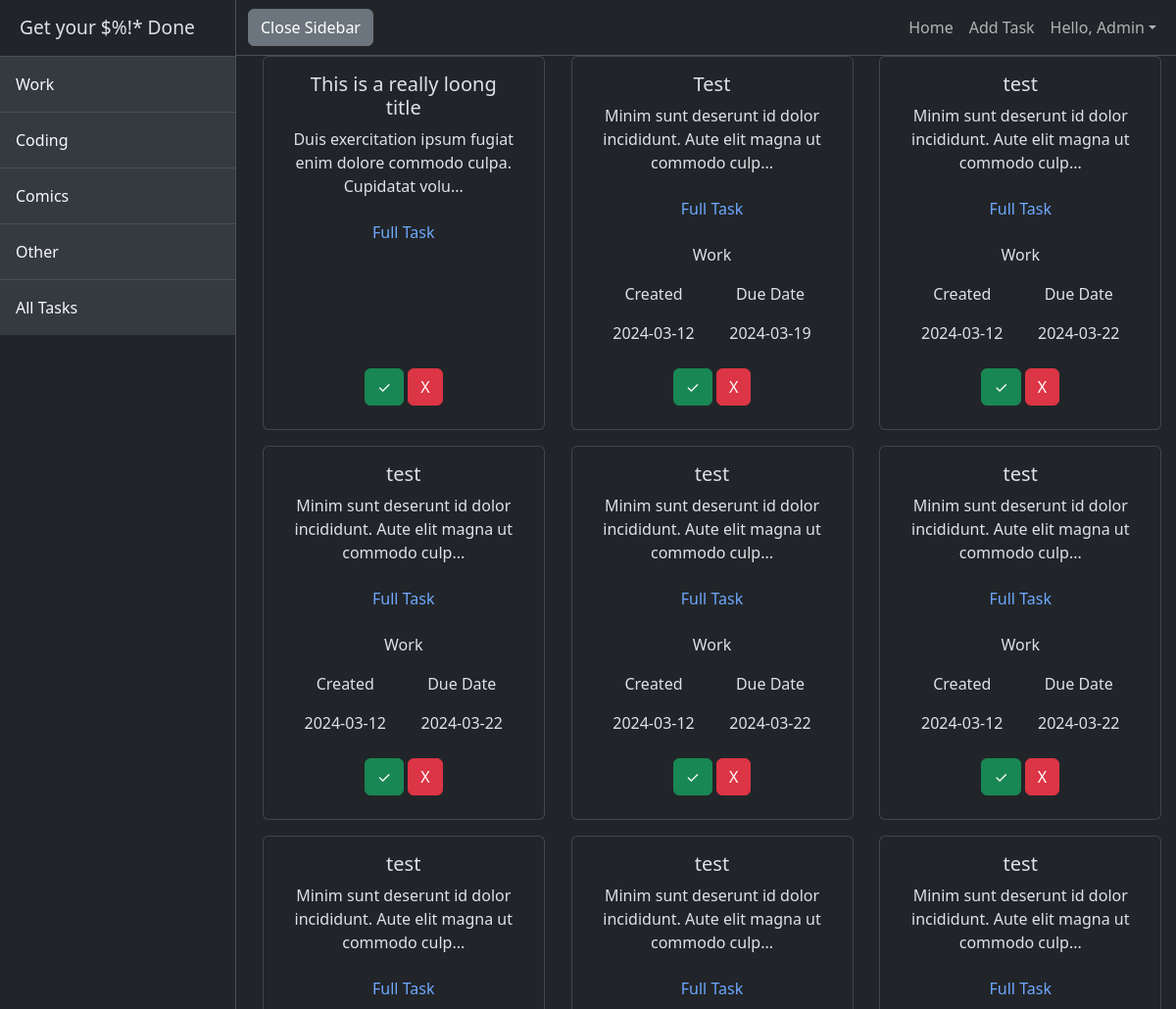
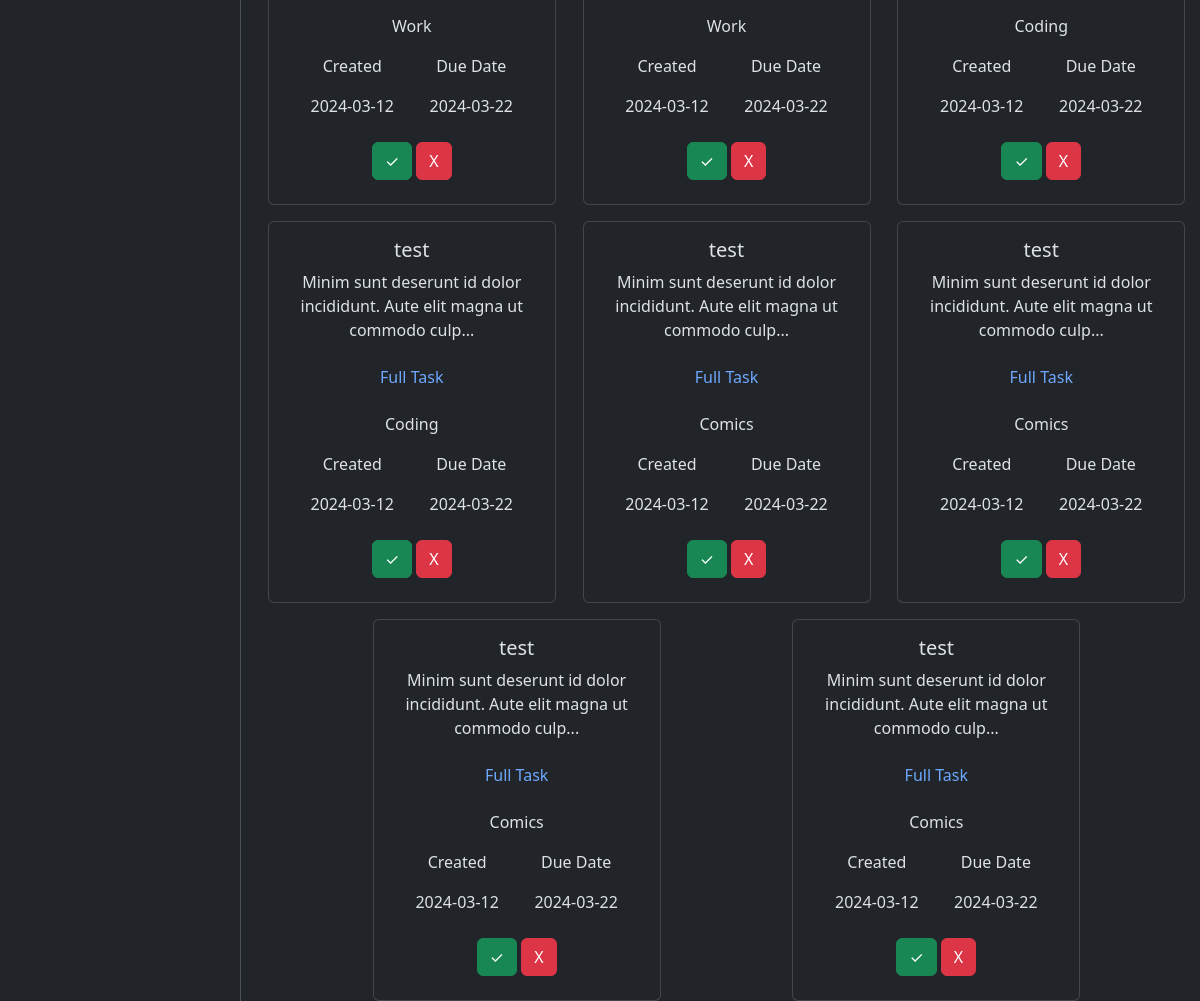
Screenshot of / (signed in) with the database file from the repository (2 pictures, top to bottom).
### main.py (models this page shows)
class User(db.Model, UserMixin):
    __tablename__ = 'user'
    id = db.Column(db.Integer, primary_key=True)
    email = db.Column(db.String(100), nullable=False, unique=True)
    password = db.Column(db.String(100))
    first_name = db.Column(db.String(250), nullable=False)

class Task(db.Model):
    __tablename__ = 'task'
    id = db.Column(db.Integer, primary_key=True)
    user_id = db.Column(db.Integer, db.ForeignKey('user.id'), nullable=False)
    title = db.Column(db.String(250), nullable=False)
    content = db.Column(db.String(1000))
    due = db.Column(db.String(250))
    date_created = db.Column(db.DateTime, default=datetime.now)
    category = db.Column(db.String(250), nullable=False)
    completed = db.Column(db.Boolean)

### main.py (the view)
@app.route('/')
def home():
    week_from_now = datetime.now() + timedelta(days=7)
    print(week_from_now)
    if current_user.is_authenticated:
        tasks = db.session.query(Task).filter(Task.completed == False, Task.user_id == current_user.id, Task.due <= week_from_now)
    else:
        tasks = ''
    return render_template('index.html', tasks=tasks )

### main.py (called while the page is built)
@login_manager.user_loader
def load_user(user_id):
    return db.get_or_404(User, user_id)

### templates/index.html (shortened to what this page needs)
{% extends "base.html" %}
{% block content %}
{% if not current_user.is_authenticated %}
    <div class="container-fluid">
        <h1>You need to Sign In or Sign Up</h1>
        <p>To see tasks, please log in.</p>
        <a href="{{url_for('login')}}" class="btn btn-primary">Sign In</a>
        <a href="{{url_for('register')}}" class="btn btn-primary">Register</a>
    </div>
{% else %}
<div class="ml-0 row justify-content-evenly gy-3" style=" margin-left: 0 !important;">
    {% for task in tasks  %}
    <div class="card text-center" style="width: 18rem;">
        <div class="card-body">
          <h5 class="card-title">{{task.title|truncate(25, True)}}</h5>
          <p class="card-text">
            {{task.content|truncate(75, True)}}
          </p>
          <a href="{{url_for('get_task', task_id = task.id)}}" class="btn btn-link text-decoration-none ">Full Task</a>
        </div>
        <div class="container-fluid mb-4">
            {% if task.category %}
            <p class="card-text">{{task.category.title()}}</p>
            <div class="d-flex mb-4">
                <div class="container">
                    <p class="card-text">Created</p>
                    <p class="card-text">{{task.date_created.strftime("%Y-%m-%d")}}</p>
                </div>
                <div class="container">
                    <p class="card-text">Due Date</p>
                    <p class="card-text">{{task.due}}</p>
                </div>
            </div>
            {% endif %}
            {% if not task.completed %}
                <a href="{{url_for('complete', task_id = task.id)}}" class="btn btn-success">✓</a>
            {% else %}
                <a href="{{url_for('incomplete', task_id = task.id)}}" class="btn btn-secondary">✓</a>
            {% endif %}
            <a href="{{url_for('delete', task_id=task.id, return_route='completed')}}" class="btn btn-danger" onclick="return confirm('Are you sure you want to delete this task?\n\n Title: {{task.title}}')" type='button'>X</a>
        </div>
    </div>
    {% endfor %}
</div>
{% endif %}
{% endblock %}

### templates/base.html (shortened to what this page needs)
<!DOCTYPE html>
<html lang="en" data-bs-theme="dark">
    <head>
        {% block styles%}
        <link href="{{ url_for('static', filename='css/custom_styles.css') }}" rel="stylesheet" />
        <link href="{{ url_for('static', filename='css/styles.css') }}" rel="stylesheet" />
        <link href="https://cdn.jsdelivr.net/npm/bootstrap@5.3.3/dist/css/bootstrap.min.css" rel="stylesheet">
        {% endblock %}
    </head>
    <body>
        <div class="d-flex" id="wrapper">
            <div class="border-end bg-dark" id="sidebar-wrapper">
                <div class="sidebar-heading border-bottom bg-dark">Get your $%!* Done</div>
                <div class="list-group list-group-flush">
                    <a class="list-group-item list-group-item-action list-group-item-light p-3" href="{{url_for('work')}}">Work</a>
                    <a class="list-group-item list-group-item-action list-group-item-light p-3" href="{{url_for('coding')}}">Coding</a>
                    <a class="list-group-item list-group-item-action list-group-item-light p-3" href="{{url_for('comics')}}">Comics</a>
                    <a class="list-group-item list-group-item-action list-group-item-light p-3" href="{{url_for('other')}}">Other</a>
                    <a class="list-group-item list-group-item-action list-group-item-light p-3" href="{{url_for('all')}}">All Tasks</a>
                </div>
            </div>
            <div id="page-content-wrapper">
                <nav class="navbar navbar-expand-lg navbar-light bg-dark border-bottom">
                    <div class="container-fluid">
                        <button class="btn btn-secondary" id="sidebarToggle"
                        onclick="
                            document.getElementById('sidebarToggle').innerHTML = document.body.classList.contains('sb-sidenav-toggled') ? 'Close Sidebar' : 'Open Sidebar'
                        "
                        >Close Sidebar</button>
                        <div class="collapse navbar-collapse" id="navbarSupportedContent">
                            <ul class="navbar-nav ms-auto mt-2 mt-lg-0">
                                <li class="nav-item active"><a class="nav-link" href="{{url_for('home')}}">Home</a></li>
                                {% if not current_user.is_authenticated %}
                                    <li class="nav-item"><a href="{{url_for('login')}}" class="nav-link">Log In</a></li>
                                {% else %}
                                    <li class="nav-item"><a href="{{url_for('add_task')}}" class="nav-link">Add Task</a></li>
                                    <li class="nav-item dropdown">
                                        <a class="nav-link dropdown-toggle" id="navbarDropdown" href="#" role="button" data-bs-toggle="dropdown" aria-haspopup="true" aria-expanded="false">Hello, {{current_user.first_name}}</a>
                                    </li>
                                {% endif %}
                            </ul>
                        </div>
                    </div>
                </nav>
                {%block content%}{% endblock %}
    </body>
</html>

### rows the page displays
User: first_name "Admin"
Task: title "This is a really loong title", content "Duis exercitation ipsum fugiat enim dolore commodo culpa. Cupidatat volu..."
Task: title "Test", content "Minim sunt deserunt id dolor incididunt. Aute elit magna ut commodo culp...", category "Work", date_created "2024-03-12", due "2024-03-19"
Task: title "test", content "Minim sunt deserunt id dolor incididunt. Aute elit magna ut commodo culp...", category "Work", date_created "2024-03-12", due "2024-03-22"
Task: title "test", content "Minim sunt deserunt id dolor incididunt. Aute elit magna ut commodo culp...", category "Work", date_created "2024-03-12", due "2024-03-22"
Task: title "test", content "Minim sunt deserunt id dolor incididunt. Aute elit magna ut commodo culp...", category "Work", date_created "2024-03-12", due "2024-03-22"
Task: title "test", content "Minim sunt deserunt id dolor incididunt. Aute elit magna ut commodo culp...", category "Work", date_created "2024-03-12", due "2024-03-22"
Task: title "test", content "Minim sunt deserunt id dolor incididunt. Aute elit magna ut commodo culp...", category "Work", date_created "2024-03-12", due "2024-03-22"
Task: title "test", content "Minim sunt deserunt id dolor incididunt. Aute elit magna ut commodo culp...", category "Work", date_created "2024-03-12", due "2024-03-22"
Task: title "test", content "Minim sunt deserunt id dolor incididunt. Aute elit magna ut commodo culp...", category "Coding", date_created "2024-03-12", due "2024-03-22"
Task: title "test", content "Minim sunt deserunt id dolor incididunt. Aute elit magna ut commodo culp...", category "Coding", date_created "2024-03-12", due "2024-03-22"
Task: title "test", content "Minim sunt deserunt id dolor incididunt. Aute elit magna ut commodo culp...", category "Comics", date_created "2024-03-12", due "2024-03-22"
Task: title "test", content "Minim sunt deserunt id dolor incididunt. Aute elit magna ut commodo culp...", category "Comics", date_created "2024-03-12", due "2024-03-22"
Task: title "test", content "Minim sunt deserunt id dolor incididunt. Aute elit magna ut commodo culp...", category "Comics", date_created "2024-03-12", due "2024-03-22"
Task: title "test", content "Minim sunt deserunt id dolor incididunt. Aute elit magna ut commodo culp...", category "Comics", date_created "2024-03-12", due "2024-03-22"
